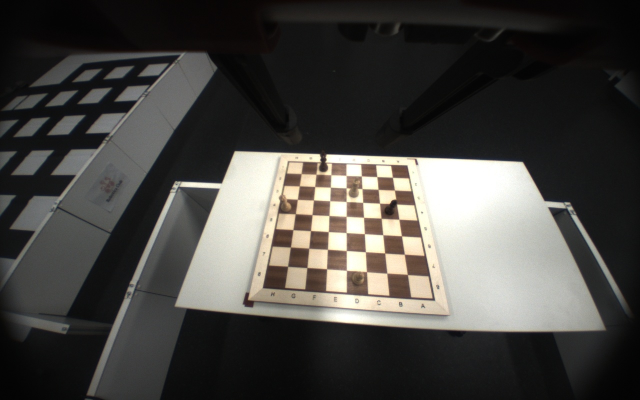
#> input picture baxter_cv/frame_capture/1280x800_posA.jpg, 1280 x 800 px (shown at 1/2 size)
$ python -i mask_board.py   (imports and definitions only)
#> lines starting #> are read from the running program, lines starting #| are printed output that depends on the picture; after the words box and inside, x2 and y2 are one past the last pixel; in counts of white or black regions, pixels touching at a corner belong together
#> further down, picture is the input picture: shape (800, 1280, 3); mean B, G, R 67.2, 70.8, 72.5
import math
from Line import LineClass
from Square import SquareClass
from Board import BoardClass
import math
import cv2
import numpy as np
import imutils

debug = False


class BoardDetection:

    def __init__(self, image):
        self.image = image

    def initialize_Board(self):

        # Binarize the photo
        adaptiveThresh,img = self.clean_Image(self.image)

        # Black out all pixels outside the border of the chessboard
        mask, self.points = self.initialize_mask(adaptiveThresh,img)

        perspective_output, trans_matrix = self.perspective(img, self.points)

        edges,colorEdges = self.find_edges(perspective_output)

    def clean_Image(self,image):
        '''
        Resizes and converts the photo to black and white for simpler analysis
        '''
        # resize image
        # img = image[200:700,400:900]
        img = imutils.resize(image, width=1000)
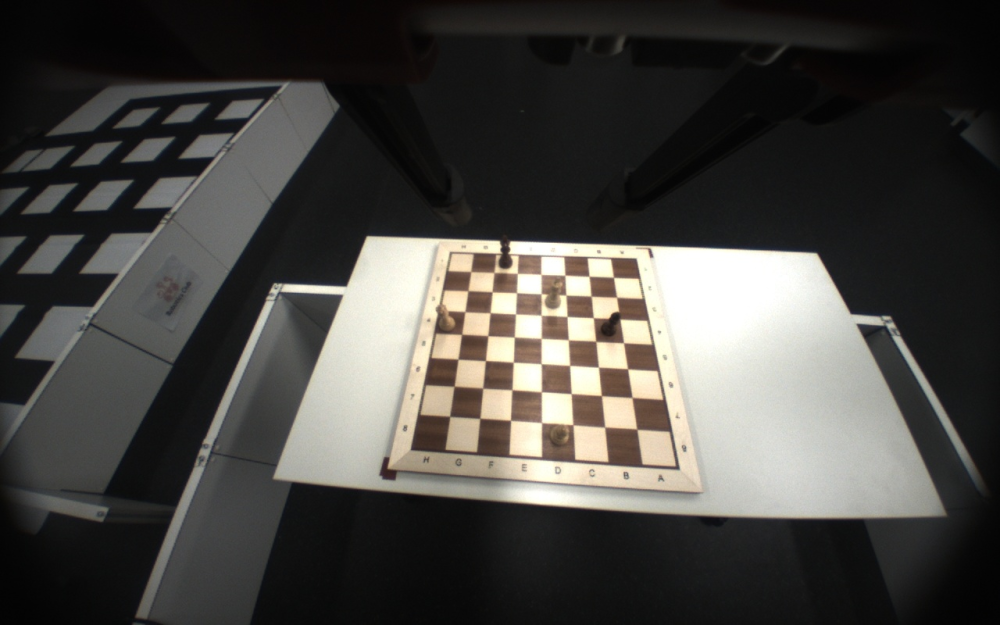
#> img: shape (625, 1000, 3); mean B, G, R 67.2, 70.8, 72.5
        # img = cv2.GaussianBlur(img,(5,5),0)


        # Convert to grayscale
        gray = cv2.cvtColor(img, cv2.COLOR_BGR2GRAY)
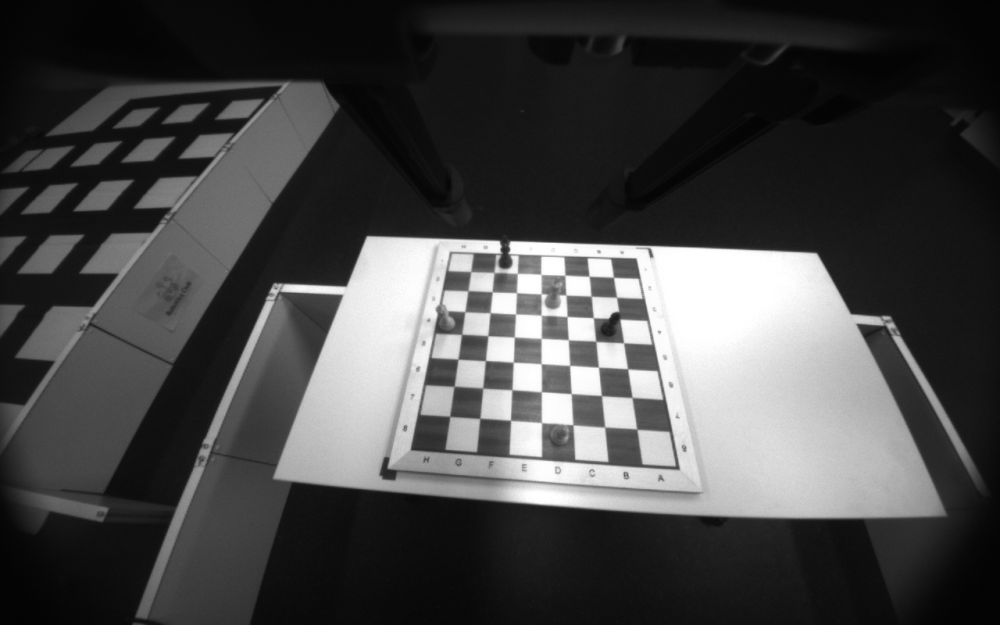
#> gray: shape (625, 1000); min 2, max 255, mean 70.9

        # Setting all pixels above the threshold value to white and those below to black
        # Adaptive thresholding is used to combat differences of illumination in the picture
        adaptiveThresh = cv2.adaptiveThreshold(gray, 255, cv2.ADAPTIVE_THRESH_GAUSSIAN_C, cv2.THRESH_BINARY, 17, 2)
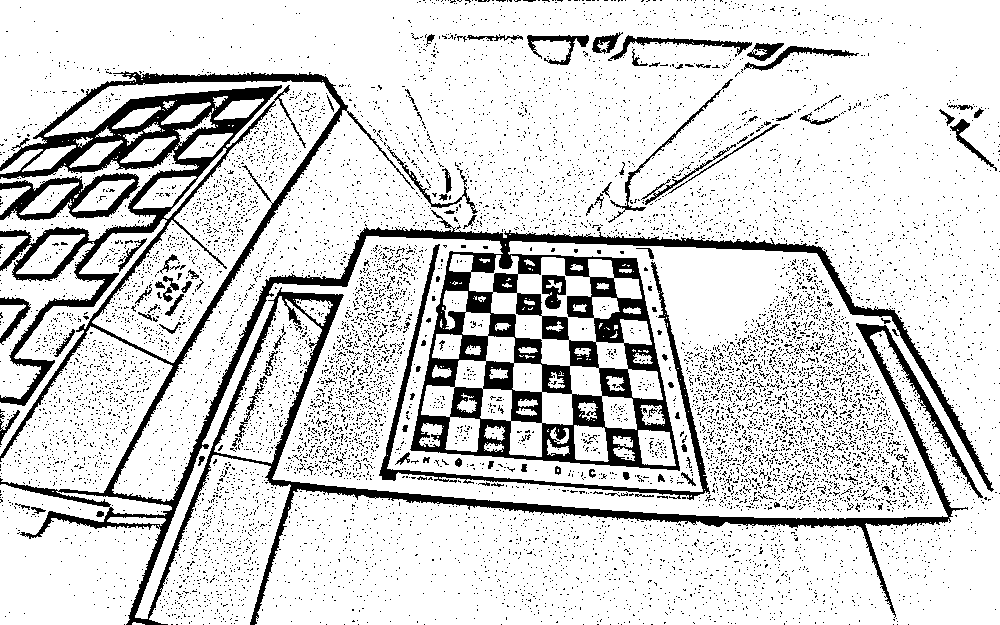
#> adaptiveThresh: shape (625, 1000); 83.3% white; 9875 black regions (9759 under 20 px)
        # ret,adaptiveThresh = cv2.threshold(gray,0,255,cv2.THRESH_BINARY+cv2.THRESH_OTSU)

        if debug:
            # Show thresholded image
            cv2.imshow("Adaptive Thresholding", adaptiveThresh)
            cv2.waitKey(0)

        return adaptiveThresh,img

    def initialize_mask(self,adaptiveThresh,img):
        '''
        Finds border of chessboard and blacks out all unneeded pixels
        '''

        # Find contours (closed polygons)
        contours, hierarchy = cv2.findContours(adaptiveThresh, cv2.RETR_TREE, cv2.CHAIN_APPROX_SIMPLE)
#> contours = 12267 contours, 12006 with area under 20; largest, box (x1, y1, x2, y2) and area: (0, 0, 1000, 625) 415629, (0, 326, 173, 625) 32952, (44, 80, 340, 363) 25172, (421, 254, 663, 457) 22620, (149, 455, 291, 625) 14467

        # Create copy of original image
        imgContours = img.copy()

        for c in range(len(contours)):
            # Area
            area = cv2.contourArea(contours[c])
            # Perimenter
            perimeter = cv2.arcLength(contours[c], True)
                # Filtering the chessboard edge / Error handling as some contours are so small so as to give zero division
                #For test values are 70-40, for Board values are 80 - 75 - will need to recalibrate if change
                #the largest square is always the largest ratio
            if c == 0:
                Lratio = 0
            if perimeter > 0:
                ratio = area / perimeter
                if ratio > Lratio:
                    largest=contours[c]
                    Lratio = ratio
                    Lperimeter=perimeter
                    Larea = area
            else:
                    pass
#> this loop made 12267 passes
#> (area, perimeter, ratio, Lratio, Lperimeter, Larea) on passes 3, 6: (289.5, 135.5, 2.14, 2.14, 135.5, 289.5), (14467, 616.5, 23.47, 23.47, 616.5, 14467)
#> after the loop, Larea = 415629; Lperimeter = 11664.8; largest = contour of 4864 points, box (x1, y1, x2, y2) (0, 0, 1000, 625), area 415629

        # Draw contours
        cv2.drawContours(imgContours, [largest], -1, (0,255,0), 2)
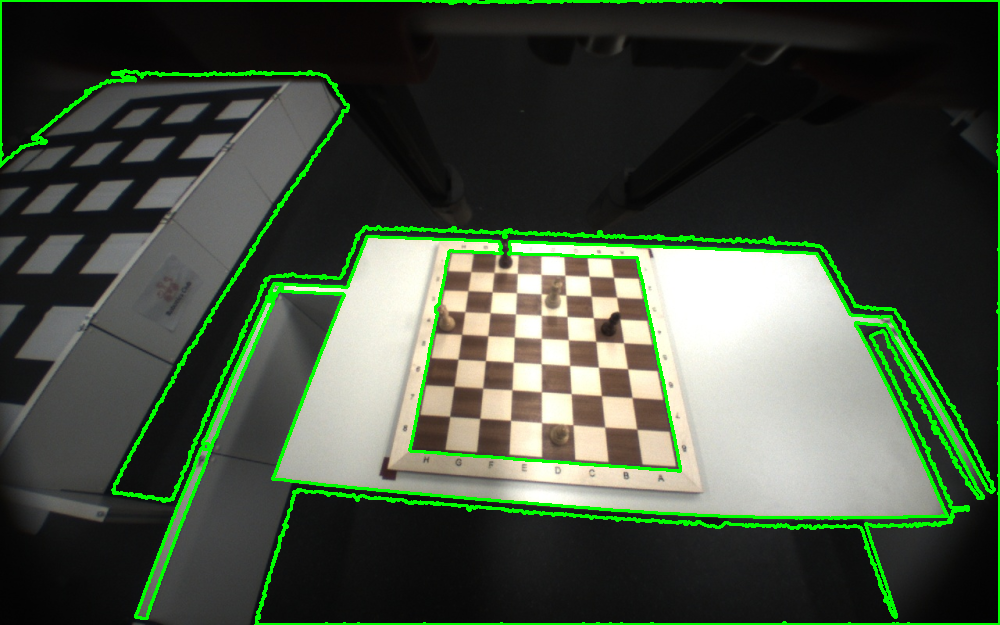
#> imgContours: shape (625, 1000, 3); 5.26% of pixels changed, all inside (x1, y1, x2, y2) = (0, 0, 1000, 625)
        print(len(largest))
#| 4864
        if debug:
            # Show image with contours drawn
            cv2.imshow("Chess Board Contour",imgContours)
            cv2.waitKey(1)

        # Epsilon parameter needed to fit contour to polygon
        epsilon = 0.1 * Lperimeter
#> epsilon = 1166.5
        # Approximates a polygon from chessboard edge
        chessboardEdge = cv2.approxPolyDP(largest, epsilon, True)
#> chessboardEdge = [[0, 0], [999, 624]]
        chessboardEdge = np.squeeze(chessboardEdge)
        print(chessboardEdge)
#| [[  0   0]
#|  [999 624]]

        # Create new all black image
        mask = np.zeros((img.shape[0], img.shape[1]), 'uint8')
        # Copy the chessboard edges as a filled white polygon size of chessboard edge
        cv2.fillConvexPoly(mask, chessboardEdge, 255, 1)
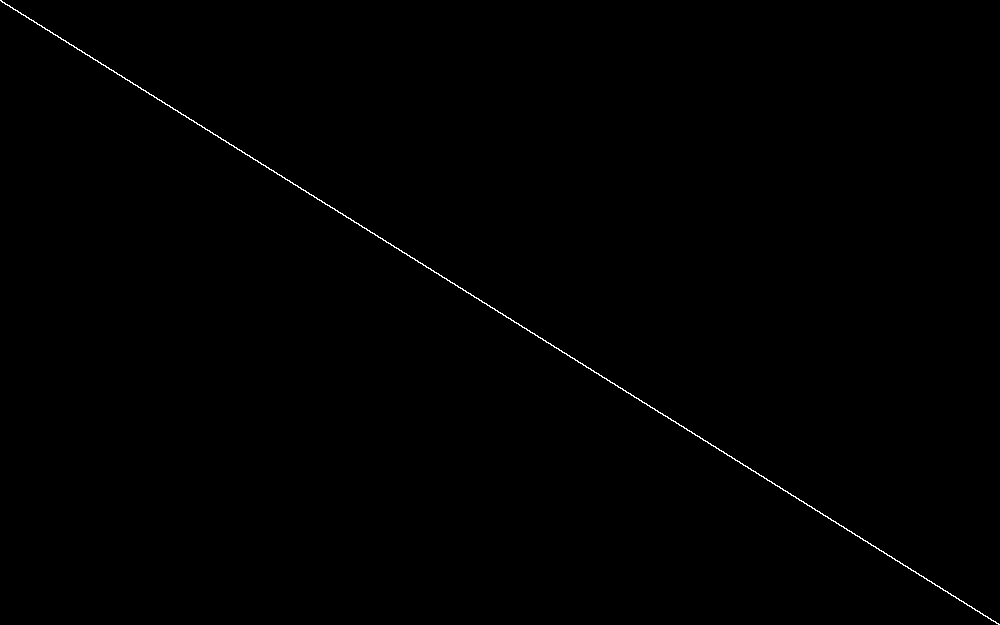
#> mask: shape (625, 1000); 0.26% white in thin lines or dots
        # Assign all pixels that are white (i.e the polygon, i.e. the chessboard)
        extracted = np.zeros_like(img)

        extracted[mask == 255] = img[mask == 255]
        # remove strip around edge
        # extracted[np.where((extracted == [125, 125, 125]).all(axis=2))] = [0, 0, 20]


        if debug:
            # Show image with mask drawn
            cv2.imshow("mask",extracted)
            cv2.waitKey(1)
        return extracted, chessboardEdge

    def perspective(self,image, points):
        pts1 = np.float32(points)
#> pts1 = [[0, 0], [999, 624]]
        pts2 = np.float32([[0,0],[0,500],[500,500],[500,0]])
#> (the run stopped early here; a loop or call above may not have finished)
